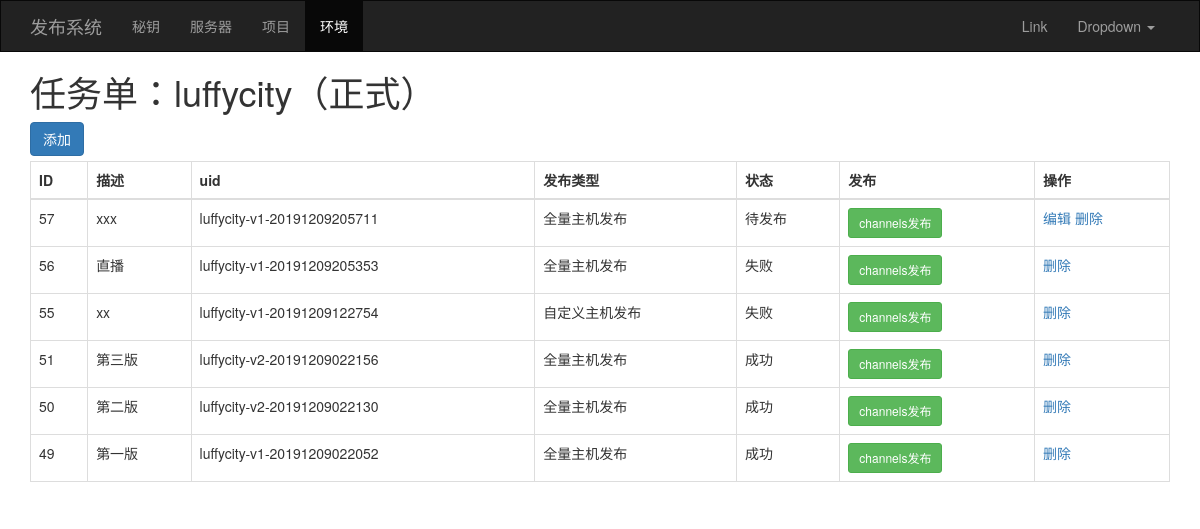
The app's page /env/task/list/4/ with its own data.
### apps/web/models.py (models this page shows, shortened)
class ProjectEnv(models.Model):
    project = models.ForeignKey(verbose_name='项目', to='Project')
    env_choices = (
        ('test', '测试'),
        ('prod', '正式')
    )
    env = models.CharField(verbose_name='环境', choices=env_choices, max_length=32)
    path = models.CharField(verbose_name='线上部署路径', max_length=128)
    servers = models.ManyToManyField(verbose_name='服务器', to='Server')
    def __str__(self):
        return "%s（%s）" % (self.project.title, self.get_env_display())

class Project(models.Model):
    title = models.CharField(verbose_name='项目名', max_length=32)
    repo = models.CharField(verbose_name='git仓库地址', max_length=128)  # ['http', 'https', 'ftp', 'ftps']

class DeployTask(models.Model):
    summary = models.CharField(verbose_name='描述', max_length=64)
    uid = models.CharField(verbose_name='任务ID', max_length=64, help_text="任务ID格式为：项目-版本-时间，例如 cmdb-v1-201911012359.zip")
    status_choices = (
        (1, '待发布'),
        (2, '发布中'),
        (3, '成功'),
        (4, '失败'),
    )
    status = models.PositiveSmallIntegerField(verbose_name='状态', choices=status_choices, default=1)
    env = models.ForeignKey(verbose_name='环境', to='ProjectEnv')
    tag = models.CharField(verbose_name='版本', max_length=32, null=True, blank=True)
    branch = models.CharField(verbose_name='分支', max_length=32, null=True, blank=True)
    commit = models.CharField(verbose_name='提交记录', max_length=40, null=True, blank=True)
    deploy_type_choices = (
        (1, '全量主机发布'),
        (2, '自定义主机发布'),
    )
    deploy_type = models.PositiveSmallIntegerField(verbose_name='发布类型', choices=deploy_type_choices, default=1)
    """
    xx = models.ManyToManyField(verbose_name='自定义主机',
                                to='Server',
                                through='DeployServer',
                                through_fields=('deploy', 'server'))
    """
    before_download_script = models.TextField(verbose_name='下载前脚本', null=True, blank=True)
    after_download_script = models.TextField(verbose_name='下载后脚本', null=True, blank=True)
    before_deploy_script = models.TextField(verbose_name='发布前脚本', null=True, blank=True)
    after_deploy_script = models.TextField(verbose_name='发布后脚本', null=True, blank=True)

### apps/web/views/deploy.py (the view)
# urls.py: url(r'^env/task/list/(?P<env_id>\d+)/$', deploy.deploy_task_list, name='deploy_task_list'),
def deploy_task_list(request, env_id):
    env_object = models.ProjectEnv.objects.filter(id=env_id).first()
    queryset = models.DeployTask.objects.filter(env=env_object).order_by('-id')
    return render(request, 'web/deploy_task_list.html', {'queryset': queryset, 'env_object': env_object})

### apps/web/templatetags/deploy.py (called while the page is built)
@register.inclusion_tag('web/include/menu.html')
def menu(request):
    menu_list = copy.deepcopy(settings.HG_MENU_LIST)
    for row in menu_list:
        if re.match(row['match'], request.path_info):
            row['class'] = "active"
            break
    return {'menu_list': menu_list}

### apps/web/templates/web/deploy_task_list.html (shortened to what this page needs)
{% extends 'layout.html' %}
{% block content %}
    <div class="container">
        <h1 style="margin-top:0;">任务单：{{ env_object }}</h1>
        <div style="margin: 5px 0;">
            <a href="{% url 'deploy_task_add' env_id=env_object.id %}" class="btn btn-primary">添加</a>
        </div>
        <div>
            <table class="table table-bordered">
                <thead>
                <tr>
                    <th>ID</th>
                    <th>描述</th>
                    <th>uid</th>
                    <th>发布类型</th>
                    <th>状态</th>
                    <th>发布</th>
                    <th>操作</th>
                </tr>
                </thead>
                <tbody>
                {% for item in queryset %}
                    <tr>
                        <td>{{ item.id }}</td>
                        <td>{{ item.summary }}</td>
                        <td>{{ item.uid }}</td>
                        <td>{{ item.get_deploy_type_display }}</td>
                        <td>{{ item.get_status_display }}</td>
                        <td>
                            <a class="btn btn-sm btn-success" href="{% url 'channels_deploy' item.id %}">channels发布</a>
                        </td>
                        <td>
                            {% if item.status == 1 %}
                                <a href="{% url 'deploy_task_edit' env_object.id item.id %}">编辑</a>
                            {% endif %}
                            <a href="javascript:void(0);"
                               onclick="removeRow(this,'{% url 'deploy_task_del' pk=item.id %}');">删除</a>
                        </td>
                    </tr>
                {% endfor %}
                </tbody>
            </table>
        </div>
    </div>
{% endblock %}

### apps/web/templates/layout.html (style rules this page uses)
body { margin: 0; }

### records on screen
ProjectEnv: project+env "luffycity（正式）"
DeployTask: id "57", summary "xxx", uid "luffycity-v1-20191209205711", deploy_type "全量主机发布", status "待发布", shows "编辑"
DeployTask: id "56", summary "直播", uid "luffycity-v1-20191209205353", deploy_type "全量主机发布", status "失败"
DeployTask: id "55", summary "xx", uid "luffycity-v1-20191209122754", deploy_type "自定义主机发布", status "失败"
DeployTask: id "51", summary "第三版", uid "luffycity-v2-20191209022156", deploy_type "全量主机发布", status "成功"
DeployTask: id "50", summary "第二版", uid "luffycity-v2-20191209022130", deploy_type "全量主机发布", status "成功"
DeployTask: id "49", summary "第一版", uid "luffycity-v1-20191209022052", deploy_type "全量主机发布", status "成功"

### other values on screen
{{ row.text }} "秘钥" "服务器" "项目" "环境"
